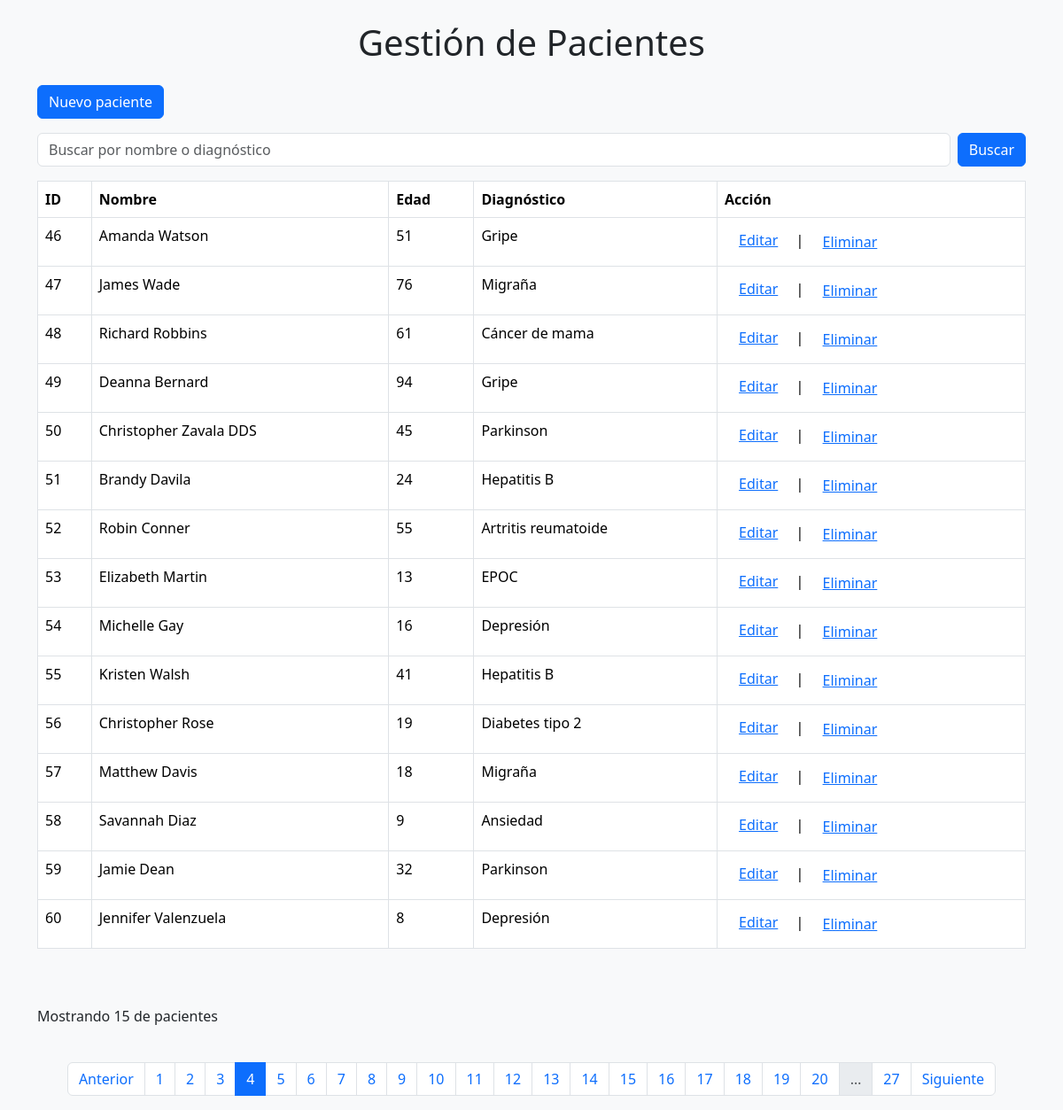
Screenshot of /?pagina=4&filtro= (signed in) with the database file from the repository.
### tables this page shows
CREATE TABLE Pacientes (
            id INTEGER PRIMARY KEY AUTOINCREMENT,
            nombre TEXT NOT NULL,
            edad INTEGER NOT NULL,
            diagnostico TEXT NOT NULL
        );

### app.py (the view)
@app.route('/')
def index():
    filtro = request.args.get('filtro', '')
    pagina = int(request.args.get('pagina', 1))
    por_pagina = 15
    pacientes, total = db.obtener_pacientes(filtro=filtro, pagina=pagina, por_pagina=por_pagina)
    total_paginas = (total + por_pagina - 1) // por_pagina
    return render_template('index.html', pacientes=pacientes, filtro=filtro, pagina=pagina, total_paginas=total_paginas)

### app.py (called while the page is built)
@app.before_request
def requerir_login():
    rutas_libres = ['login', 'registro', 'static']
    if request.endpoint not in rutas_libres and 'usuario' not in session:
        return redirect(url_for('login'))

### templates/index.html (shortened to what this page needs)
{% extends "base.html" %}
{% block content %}
<a href="{{url_for('nuevo_paciente')}}" class="btn btn-primary mb-3">Nuevo paciente</a>
<form action="{{ url_for('index')}}" method="get" class="mb-3 d-flex">
    <input type="text" name="filtro" class="form-control me-2" placeholder="Buscar por nombre o diagnóstico"
        value="{{ filtro }}">
    <button type="submit" class="btn btn-primary">Buscar</button>
</form>
<table class="table table-bordered">
    <thead>
        <tr>
            <th>ID</th>
            <th>Nombre</th>
            <th>Edad</th>
            <th>Diagnóstico</th>
            <th>Acción</th>
        </tr>
    </thead>
    <tbody>
        {% if pacientes %}
        {% for paciente in pacientes %}
        <tr>
            <td>{{ paciente[0] }}</td>
            <td>{{ paciente[1] }}</td>
            <td>{{ paciente[2] }}</td>
            <td>{{ paciente[3] }}</td>
            <td><a href="{{ url_for('editar_paciente', id=paciente[0]) }}" class="m-3">Editar</a>&nbsp;|&nbsp;
                <form action="{{ url_for('eliminar_paciente', id=paciente[0]) }}" method="post" style="display:inline;"
                    onsubmit="return confirm('¿Estás seguro de que deseas eliminar este paciente?');">
                    <button type="submit" class="btn btn-link">Eliminar</button>
                </form>
            </td>
        </tr>
        {% endfor %}
        {% else %}
        <tr>
            <td colspan="3">No hay pacientes disponibles.</td>
        </tr>
        {% endif %}
    </tbody>
</table>
<br><br>
<p>Mostrando {{ pacientes|length }} de {{ total_pacientes }} pacientes</p><br>
<div class="d-flex justify-content-center">
    <nav aria-label="Paginación">
        <ul class="pagination justify-content-center">
            {% if pagina > 1 %}
            <li class="page-item">
                <a class="page-link" href="{{ url_for('index', pagina=pagina-1, filtro=filtro) }}">Anterior</a>
            </li>
            {% endif %}
            {% set max_paginas_mostrar = 20 %}
            {% set mitad_rango = max_paginas_mostrar // 2 %}
            {% set inicio = pagina - mitad_rango if pagina - mitad_rango > 1 else 1 %}
            {% set fin = inicio + max_paginas_mostrar - 1 %}
            {% if fin > total_paginas %}
            {% set fin = total_paginas %}
            {% set inicio = fin - max_paginas_mostrar + 1 if fin - max_paginas_mostrar + 1 > 1 else 1 %}
            {% endif %}
            {% for p in range(inicio, fin + 1) %}
            <li class="page-item {% if p == pagina %}active{% endif %}">
                <a class="page-link" href="{{ url_for('index', pagina=p, filtro=filtro) }}">{{ p }}</a>
            </li>
            {% endfor %}
            {% if fin < total_paginas %}
            <li class="page-item disabled"><span class="page-link">…</span></li>
            <li class="page-item">
                <a class="page-link"
                    href="{{ url_for('index', pagina=total_paginas, buscar=buscar, filtro=filtro) }}">{{
                    total_paginas }}</a>
            </li>
            {% endif %}
            {% if pagina < total_paginas %}
            <li class="page-item">
            <a class="page-link" href="{{ url_for('index', pagina=pagina+1, filtro=filtro) }}">Siguiente</a>
            </li>
            {% endif %}
        </ul>
    </nav>
</div>
{% endblock %}

### rows the page displays
Pacientes: id "46", nombre "Amanda Watson", edad "51", diagnostico "Gripe"
Pacientes: id "47", nombre "James Wade", edad "76", diagnostico "Migraña"
Pacientes: id "48", nombre "Richard Robbins", edad "61", diagnostico "Cáncer de mama"
Pacientes: id "49", nombre "Deanna Bernard", edad "94", diagnostico "Gripe"
Pacientes: id "50", nombre "Christopher Zavala DDS", edad "45", diagnostico "Parkinson"
Pacientes: id "51", nombre "Brandy Davila", edad "24", diagnostico "Hepatitis B"
Pacientes: id "52", nombre "Robin Conner", edad "55", diagnostico "Artritis reumatoide"
Pacientes: id "53", nombre "Elizabeth Martin", edad "13", diagnostico "EPOC"
Pacientes: id "54", nombre "Michelle Gay", edad "16", diagnostico "Depresión"
Pacientes: id "55", nombre "Kristen Walsh", edad "41", diagnostico "Hepatitis B"
Pacientes: id "56", nombre "Christopher Rose", edad "19", diagnostico "Diabetes tipo 2"
Pacientes: id "57", nombre "Matthew Davis", edad "18", diagnostico "Migraña"
Pacientes: id "58", nombre "Savannah Diaz", edad "9", diagnostico "Ansiedad"
Pacientes: id "59", nombre "Jamie Dean", edad "32", diagnostico "Parkinson"
Pacientes: id "60", nombre "Jennifer Valenzuela", edad "8", diagnostico "Depresión"

### other values shown
{{ pacientes|length }} "15"
{{ p }} "1" "2" "3" "4" "5" "6" "7" "8" "9" "10" "11" "12" "13" "14" "15" "16" "17" "18" "19" "20"
{{ total_paginas }} "27"
